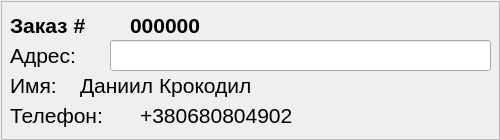
<?xml version="1.0" encoding="UTF-8"?>
<ui version="4.0">
 <class>OrderInfoWidget</class>
 <widget class="QWidget" name="OrderInfoWidget">
  <property name="geometry">
   <rect>
    <x>0</x>
    <y>0</y>
    <width>500</width>
    <height>140</height>
   </rect>
  </property>
  <property name="minimumSize">
   <size>
    <width>500</width>
    <height>140</height>
   </size>
  </property>
  <property name="windowTitle">
   <string>Form</string>
  </property>
  <widget class="QLabel" name="label">
   <property name="geometry">
    <rect>
     <x>10</x>
     <y>10</y>
     <width>111</width>
     <height>31</height>
    </rect>
   </property>
   <property name="text">
    <string>&lt;html&gt;&lt;head/&gt;&lt;body&gt;&lt;p&gt;&lt;span style=&quot; font-size:16pt; font-weight:600;&quot;&gt;Заказ #&lt;/span&gt;&lt;/p&gt;&lt;/body&gt;&lt;/html&gt;</string>
   </property>
  </widget>
  <widget class="QLabel" name="label_2">
   <property name="geometry">
    <rect>
     <x>10</x>
     <y>40</y>
     <width>91</width>
     <height>31</height>
    </rect>
   </property>
   <property name="text">
    <string>&lt;html&gt;&lt;head/&gt;&lt;body&gt;&lt;p&gt;&lt;span style=&quot; font-size:16pt;&quot;&gt;Адрес:&lt;/span&gt;&lt;/p&gt;&lt;/body&gt;&lt;/html&gt;</string>
   </property>
  </widget>
  <widget class="QLabel" name="label_3">
   <property name="geometry">
    <rect>
     <x>10</x>
     <y>100</y>
     <width>121</width>
     <height>31</height>
    </rect>
   </property>
   <property name="text">
    <string>&lt;html&gt;&lt;head/&gt;&lt;body&gt;&lt;p&gt;&lt;span style=&quot; font-size:16pt;&quot;&gt;Телефон:&lt;/span&gt;&lt;/p&gt;&lt;/body&gt;&lt;/html&gt;</string>
   </property>
  </widget>
  <widget class="QLabel" name="label_4">
   <property name="geometry">
    <rect>
     <x>10</x>
     <y>70</y>
     <width>61</width>
     <height>31</height>
    </rect>
   </property>
   <property name="text">
    <string>&lt;html&gt;&lt;head/&gt;&lt;body&gt;&lt;p&gt;&lt;span style=&quot; font-size:16pt;&quot;&gt;Имя:&lt;/span&gt;&lt;/p&gt;&lt;/body&gt;&lt;/html&gt;</string>
   </property>
  </widget>
  <widget class="QLabel" name="id_label">
   <property name="geometry">
    <rect>
     <x>130</x>
     <y>10</y>
     <width>361</width>
     <height>31</height>
    </rect>
   </property>
   <property name="font">
    <font>
     <pointsize>16</pointsize>
     <weight>75</weight>
     <bold>true</bold>
    </font>
   </property>
   <property name="text">
    <string>&lt;html&gt;&lt;head/&gt;&lt;body&gt;&lt;p&gt;&lt;span style=&quot; font-size:16pt;&quot;&gt;000000&lt;/span&gt;&lt;/p&gt;&lt;/body&gt;&lt;/html&gt;</string>
   </property>
  </widget>
  <widget class="QLabel" name="name_label">
   <property name="geometry">
    <rect>
     <x>80</x>
     <y>70</y>
     <width>411</width>
     <height>31</height>
    </rect>
   </property>
   <property name="font">
    <font>
     <pointsize>16</pointsize>
    </font>
   </property>
   <property name="text">
    <string>&lt;html&gt;&lt;head/&gt;&lt;body&gt;&lt;p&gt;&lt;span style=&quot; font-size:16pt;&quot;&gt;Даниил Крокодил&lt;/span&gt;&lt;/p&gt;&lt;/body&gt;&lt;/html&gt;</string>
   </property>
  </widget>
  <widget class="QLabel" name="phone_label">
   <property name="geometry">
    <rect>
     <x>140</x>
     <y>100</y>
     <width>351</width>
     <height>31</height>
    </rect>
   </property>
   <property name="font">
    <font>
     <pointsize>16</pointsize>
    </font>
   </property>
   <property name="text">
    <string>&lt;html&gt;&lt;head/&gt;&lt;body&gt;&lt;p&gt;&lt;span style=&quot; font-size:16pt;&quot;&gt;+380680804902&lt;/span&gt;&lt;/p&gt;&lt;/body&gt;&lt;/html&gt;</string>
   </property>
  </widget>
  <widget class="QFrame" name="frame">
   <property name="geometry">
    <rect>
     <x>1</x>
     <y>1</y>
     <width>499</width>
     <height>139</height>
    </rect>
   </property>
   <property name="frameShape">
    <enum>QFrame::StyledPanel</enum>
   </property>
   <property name="frameShadow">
    <enum>QFrame::Raised</enum>
   </property>
  </widget>
  <widget class="QLineEdit" name="address_label">
   <property name="geometry">
    <rect>
     <x>110</x>
     <y>40</y>
     <width>381</width>
     <height>31</height>
    </rect>
   </property>
   <property name="font">
    <font>
     <pointsize>14</pointsize>
    </font>
   </property>
   <property name="readOnly">
    <bool>true</bool>
   </property>
  </widget>
  <zorder>frame</zorder>
  <zorder>label</zorder>
  <zorder>label_2</zorder>
  <zorder>label_3</zorder>
  <zorder>label_4</zorder>
  <zorder>id_label</zorder>
  <zorder>name_label</zorder>
  <zorder>phone_label</zorder>
  <zorder>address_label</zorder>
 </widget>
 <resources/>
 <connections/>
</ui>
